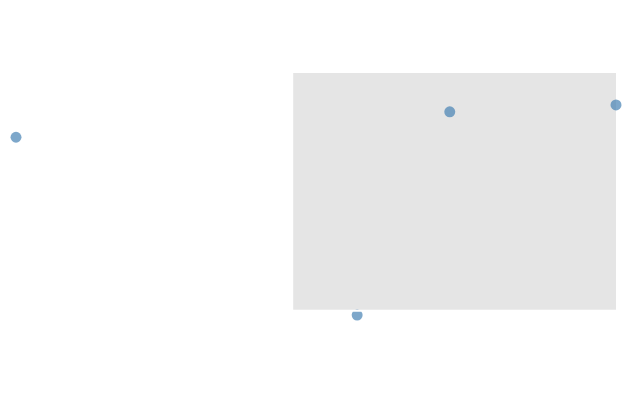

Here is the Vega-Lite specification saved for this chart:
### Vega-Lite specification from a JSON file in a GitHub repository (floating-point values rounded to 4 significant figures)
{"$schema": "https://vega.github.io/schema/vega-lite/v6.json", "description": "A brush dragged over a map, which is a different kind of selection from a brush dragged over two scales. There is no scaled channel to invert a pixel through, so the brush remembers the rows its rectangle covers rather than the extent it inverts to: the store sorts by identity, the tuple comes from intersecting the rectangle with the drawn marks, and the condition tests identity. It opens already drawn, which is what pins the one-shot tick — the scenegraph is empty on the first pulse, so without it the initial brush would intersect nothing. Both channels are brushed here; the one-channel case, where the missing coordinate is borrowed from the middle of the plot, is pinned by the second fixture beside this one.", "width": 300, "height": 200, "projection": {"type": "albersUsa"}, "data": {"values": [{"place": "a", "lon": -122.4, "lat": 37.8}, {"place": "b", "lon": -87.6, "lat": 41.9}, {"place": "c", "lon": -74.0, "lat": 40.7}, {"place": "d", "lon": -95.4, "lat": 29.8}]}, "params": [{"name": "brush", "select": "interval", "value": {"latitude": [30, 42], "longitude": [-100, -70]}}], "mark": "circle", "encoding": {"longitude": {"field": "lon", "type": "quantitative"}, "latitude": {"field": "lat", "type": "quantitative"}, "color": {"condition": {"param": "brush", "empty": false, "value": "goldenrod"}, "value": "steelblue"}}}
